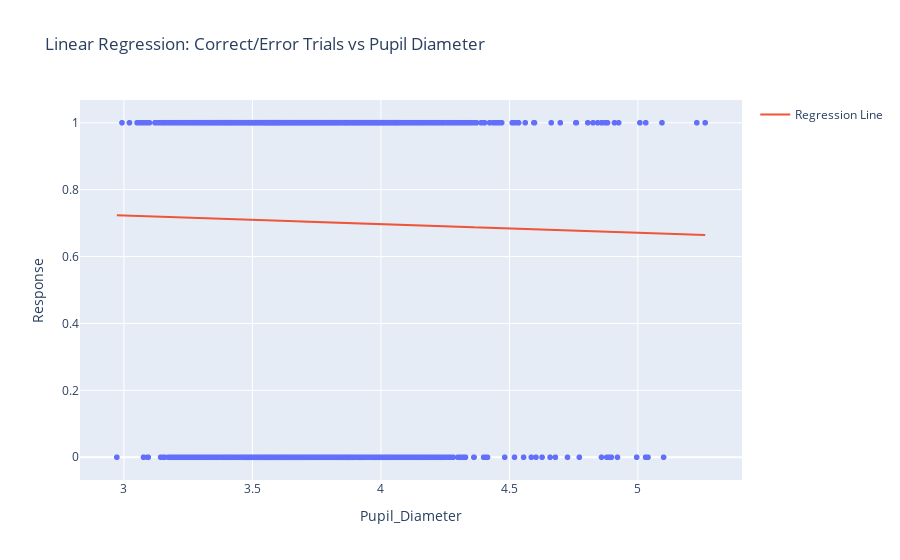

Write notebook code for a chart like this one.
### Code cell
# Predict correct trials by reaction time
df = trial_data

# Filter outlier trials
# df = df[df['Pupil_Diameter'] >= 4]
# df = df[df['Pupil_Diameter'] <= 5]

# Convert 'Response' column to numeric (True -> 1, False -> 0)
df['Response'] = df['Response'].astype(int)

# Define the predictor and target variables
X = df[['Pupil_Diameter']]
y = df['Response']

# Perform linear regression
model = LinearRegression()
model.fit(X, y)

# Predict values
df['Predicted'] = model.predict(X)

# Visualization with Plotly
fig = px.scatter(df, x='Pupil_Diameter', y='Response', title='Linear Regression: Correct/Error Trials vs Pupil Diameter')
fig.add_trace(go.Scatter(x=df['Pupil_Diameter'], y=df['Predicted'], mode='lines', name='Regression Line'))

# Show plot
fig.show()

### Figure 1 — Plotly figure (JSON) as saved in the notebook; plotly's stock layout.template omitted (floating-point values rounded to 4 significant figures; data arrays with more than 128 entries replaced by an {"elided": "..."} marker saying what was removed)
{"data": [{"hovertemplate": "Pupil_Diameter=%{x}<br>Response=%{y}<extra></extra>", "legendgroup": "", "marker": {"color": "#636efa", "symbol": "circle"}, "mode": "markers", "name": "", "showlegend": false, "type": "scattergl", "x": {"elided": "2990 float values"}, "xaxis": "x", "y": {"elided": "2990 int values"}, "yaxis": "y"}, {"mode": "lines", "name": "Regression Line", "type": "scatter", "x": {"elided": "2990 float values"}, "y": {"elided": "2990 float values"}}], "layout": {"legend": {"tracegroupgap": 0}, "title": {"text": "Linear Regression: Correct/Error Trials vs Pupil Diameter"}, "xaxis": {"anchor": "y", "domain": [0, 1], "title": {"text": "Pupil_Diameter"}}, "yaxis": {"anchor": "x", "domain": [0, 1], "title": {"text": "Response"}}}}
